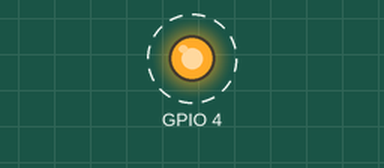
Bench run of a sketch on a simulated ESP8266 (NodeMCU). Parts: output pins drawn as LEDs (lit = HIGH). Dashed ring = blinking. WiFi joins after 1.5 s; servers stay silent unless stated; uploads are accepted with an empty reply; what the sketch prints to the serial monitor is not drawn.

Above: at 1.7 s.
Timing chart, 0 to 6.1 s (numbered marks = the images above):
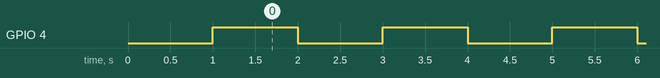

Measured:
- by itself, GPIO 4: alternates HIGH for 1.0 s and LOW for 1.0 s

The sketch:

WROON02_httpGet.ino
```cpp
/*
 *  Simple HTTP get webclient test
 */

#include "Ticker.h"
Ticker ticker;
unsigned int counter = 0;

#include <ESP8266WiFi.h>
extern "C" {
#include "user_interface.h"
}

const char* ssid     = "ms101";
const char* password = "sekitakovich";

const char* host = "www.klabo.co.jp";

void cyclePoint(){
  counter++;
  digitalWrite(4,counter%2);
}

void setup() {
  Serial.begin(115200);
  Serial.print("Connecting to ");
  Serial.println(ssid);

  pinMode(4, OUTPUT);
  ticker.attach(1.0, cyclePoint);

//    wifi_set_sleep_type(NONE_SLEEP_T);
//    wifi_set_sleep_type(MODEM_SLEEP_T);
  wifi_set_sleep_type(LIGHT_SLEEP_T);

  WiFi.begin(ssid, password);

  while (WiFi.status() != WL_CONNECTED) {
    delay(500);
    Serial.print(".");
  }

  Serial.println("");
  Serial.println("WiFi connected");
  Serial.println("IP address: ");
  Serial.println(WiFi.localIP());
}

int value = 0;

void loop() {
  delay(5000);
  ++value;

  Serial.print("connecting to ");
  Serial.println(host);

  // Use WiFiClient class to create TCP connections
  WiFiClient client;
  const int httpPort = 80;
  if (!client.connect(host, httpPort)) {
    Serial.println("connection failed");
    return;
  }

  // We now create a URI for the request
  String url = "/index.html";
  Serial.print("Requesting URL: ");
  Serial.println(url);

  // This will send the request to the server
  client.print(String("GET ") + url + " HTTP/1.1\r\n" +
               "Host: " + host + "\r\n" +
               "Connection: close\r\n\r\n");
  delay(10);

  // Read all the lines of the reply from server and print them to Serial
  while(client.available()){
    String line = client.readStringUntil('\r');
    Serial.print(line);
  }

  Serial.println();
  Serial.println("closing connection");
}
```
